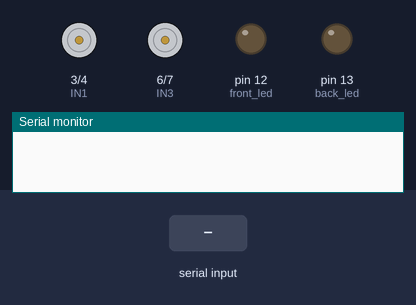
Recording of a sketch running on a simulated Arduino Uno, built with avr-gcc and run on an emulated ATmega328P. Parts: motor-driver pin pairs drawn as motors (green arrow = first pin HIGH = forward, orange = second pin HIGH = backward, longer = more drive, scaled by the enable pin), output pins drawn as LEDs (lit = HIGH), the last lines printed to the serial monitor. Inputs (shaded band) come from the test bench.

Above: at 1.2 s.
1.3 s: "F" received over Serial
At 2.3 s:
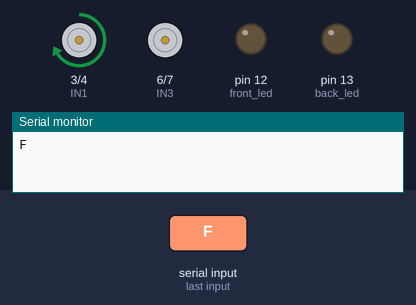
2.8 s: "B" received over Serial
At 3.4 s:
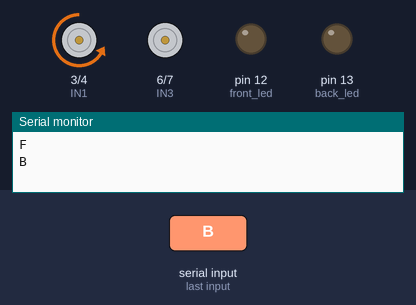
4.3 s: "R" received over Serial
At 5.5 s:
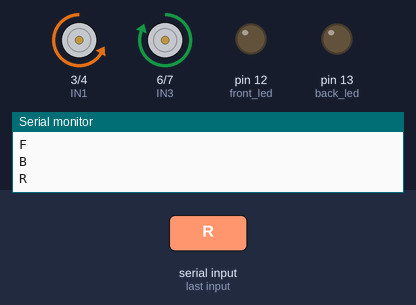
5.8 s: "L" received over Serial
At 6.9 s:
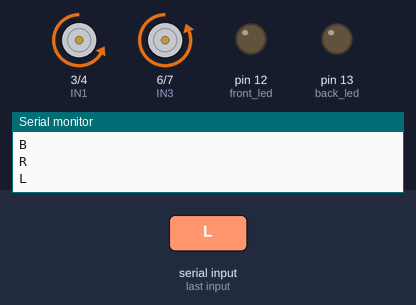
7.3 s: byte 51 ('3') received over Serial
8.8 s: "F" received over Serial
At 9.2 s:
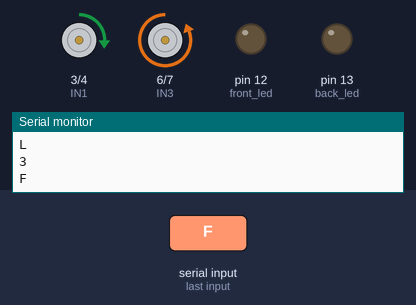
Timing chart, 0 to 11.3 s (numbered marks = the images above; inputs shaded):
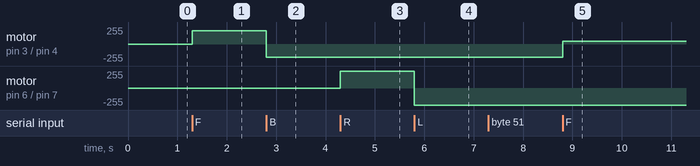

Measured:
- after the input at 1.3 s, motor on pin 3 (IN1) / pin 4 (IN2): stopped → forward 200/255 at once
- after the input at 2.8 s, motor on pin 3 (IN1) / pin 4 (IN2): forward 200/255 → backward 200/255 at once
- after the input at 4.3 s, motor on pin 6 (IN3) / pin 7 (IN4): stopped → forward 255/255 at once
- after the input at 5.8 s, motor on pin 6 (IN3) / pin 7 (IN4): forward 255/255 → backward 255/255 at once
- after the input at 8.8 s, motor on pin 3 (IN1) / pin 4 (IN2): backward 200/255 → forward 44/255 at once

The sketch:

bluetooth-car.ino
```cpp
#include <Arduino.h>
#include <SoftwareSerial.h>
#include <Wire.h>

int curSpeed = 200;

int ENA = 5;
int IN1 = 3;
int IN2 = 4;

int ENB = 8;
int IN3 = 6;
int IN4 = 7;


int back_led = 13;
int front_led = 12;

void setup() {
  // initialize Serial module
  Serial.begin(9600); // Default connection rate for my BT module

  // Back motor
  pinMode(IN1, OUTPUT);
  pinMode(IN2, OUTPUT);

  // Front motor
  pinMode(IN3, OUTPUT);
  pinMode(IN4, OUTPUT);

  // back and front leds
  pinMode(back_led, OUTPUT);
  pinMode(front_led, OUTPUT);
}

void loop() {
 if(Serial.available() > 0){
   char letter = Serial.read();
   Serial.println(letter);

   if(letter == 'F'){
     Forward();
   }
   else if(letter == 'B'){
     Backward();
   }
   else if(letter == 'R' || letter == 'I' || letter == 'J'){
     TurnRight();
   }
   else if(letter == 'L' || letter == 'G' || letter == 'H'){
     TurnLeft();
   }
   else if(letter == '1'){
     ChangeSpeed(1);
   }
   else if(letter == '2'){
     ChangeSpeed(2);
   }

   else if(letter == '3'){
     ChangeSpeed(3);
   }


   else if(letter == '4'){
     ChangeSpeed(4);
   }


   else if(letter == '5'){
     ChangeSpeed(5);
   }


   else if(letter == '6'){
     ChangeSpeed(6);
   }


   else if(letter == '7'){
     ChangeSpeed(7);
   }


   else if(letter == '8'){
     ChangeSpeed(8);
   }


   else if(letter == '9'){
     ChangeSpeed(9);
   }

   else if(letter == 'S'){
     Stop();
   }

   else if(letter == 'W'){
     digitalWrite(13, HIGH);
   }

   else if(letter == 'w'){
     digitalWrite(13, LOW);
   }

   else if(letter == 'U'){
     digitalWrite(12, HIGH);
   }

   else if(letter == 'u'){
     digitalWrite(12, LOW);
   }
 }
}

void Forward()
{
 MotorB_Run(curSpeed);
}

void Backward()
{
 MotorB_Run(-curSpeed);
}

void TurnLeft()
{
 MotorF_Run(-1000);
}

void TurnRight()
{
 MotorF_Run(1000);
}

void Stop()
{
 MotorB_Run(0);
 MotorF_Run(0);
}

void ChangeSpeed(int spd)
{
 curSpeed = 100*spd;
}


void MotorB_Run(int spd){
  if (spd>0){
    digitalWrite(IN1, HIGH);
    digitalWrite(IN2, LOW);
    analogWrite(ENA, spd);
  }else{
    digitalWrite(IN1, LOW);
    digitalWrite(IN2, HIGH);
    analogWrite(ENA, -spd);
  }
}

void MotorF_Run(int spd){
  if (spd>0){
    digitalWrite(IN3, HIGH);
    digitalWrite(IN4, LOW);
    analogWrite(ENB, spd);
  }else{
    digitalWrite(IN3, LOW);
    digitalWrite(IN4, HIGH);
    analogWrite(ENB, -spd);
  }
}
```
